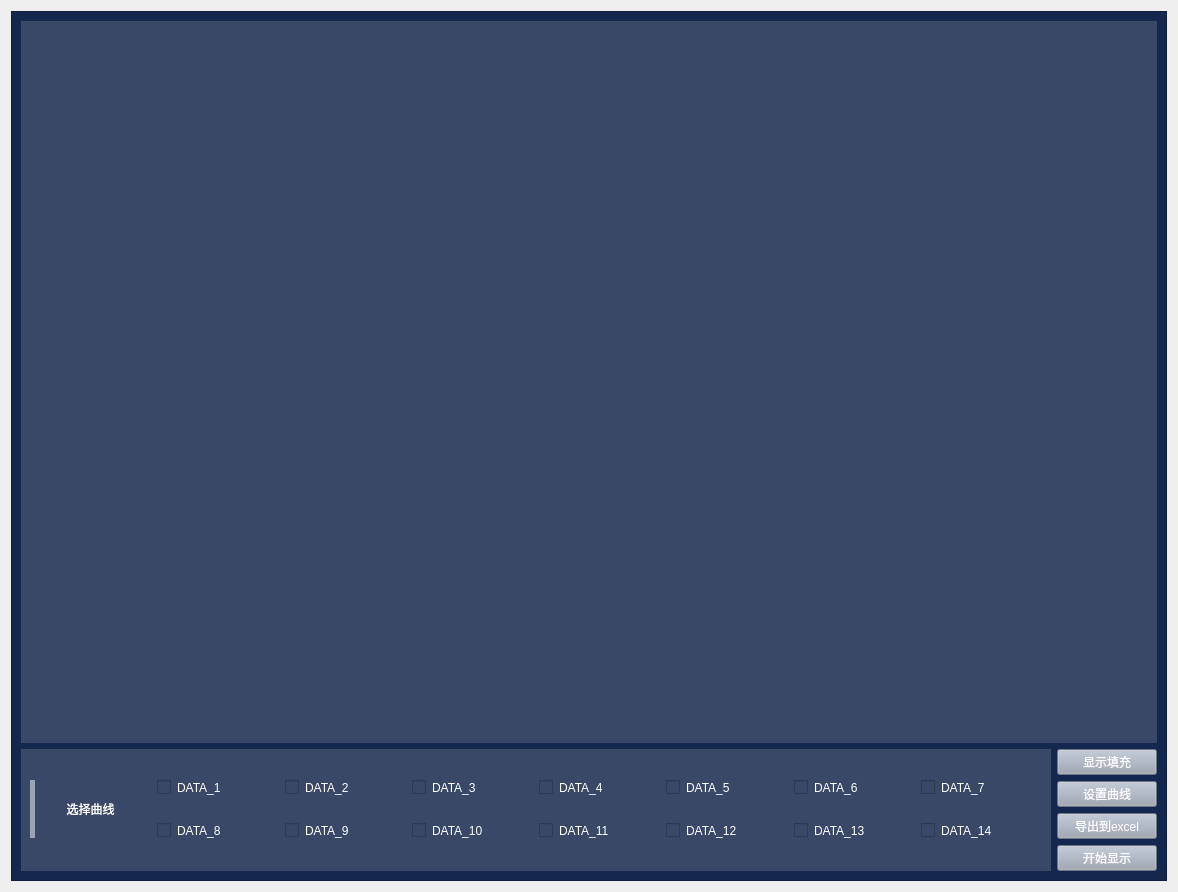
<?xml version="1.0" encoding="UTF-8"?>
<ui version="4.0">
 <class>WaveAnalysis</class>
 <widget class="QWidget" name="WaveAnalysis">
  <property name="geometry">
   <rect>
    <x>0</x>
    <y>0</y>
    <width>1178</width>
    <height>892</height>
   </rect>
  </property>
  <property name="windowTitle">
   <string>Form</string>
  </property>
  <layout class="QGridLayout" name="gridLayout_4">
   <item row="0" column="0">
    <widget class="QScrollArea" name="scrollArea">
     <property name="styleSheet">
      <string notr="true">background-color:#14274E;</string>
     </property>
     <property name="widgetResizable">
      <bool>true</bool>
     </property>
     <widget class="QWidget" name="scrollAreaWidgetContents">
      <property name="geometry">
       <rect>
        <x>0</x>
        <y>0</y>
        <width>1154</width>
        <height>868</height>
       </rect>
      </property>
      <layout class="QGridLayout" name="gridLayout_3">
       <item row="0" column="0" colspan="2">
        <widget class="QFrame" name="gridFrame">
         <property name="styleSheet">
          <string notr="true">background-color:#394867;
</string>
         </property>
         <layout class="QGridLayout" name="gridLayout">
          <item row="0" column="0">
           <widget class="QwtPlot" name="qwtPlot">
            <property name="styleSheet">
             <string notr="true">color:white;
font: 10pt &quot;微软雅黑&quot;;</string>
            </property>
           </widget>
          </item>
         </layout>
        </widget>
       </item>
       <item row="3" column="1">
        <widget class="QPushButton" name="btn_settingLine">
         <property name="styleSheet">
          <string notr="true">QPushButton{
background-color: #9BA4B4;
border-width: 3px;
font: 75 9pt &quot;微软雅黑&quot;;
color:white;
}
QPushButton:pressed{          
background-color: #F1F6F9;
border-style: inset;
color:black;
}
</string>
         </property>
         <property name="text">
          <string>设置曲线</string>
         </property>
        </widget>
       </item>
       <item row="4" column="1">
        <widget class="QPushButton" name="btn_exportToExcel">
         <property name="maximumSize">
          <size>
           <width>100</width>
           <height>16777215</height>
          </size>
         </property>
         <property name="styleSheet">
          <string notr="true">QPushButton{
background-color: #9BA4B4;
border-width: 3px;
font: 75 9pt &quot;微软雅黑&quot;;
color:white;
}
QPushButton:pressed{          
background-color: #F1F6F9;
border-style: inset;
color:black;
}
</string>
         </property>
         <property name="text">
          <string>导出到excel</string>
         </property>
        </widget>
       </item>
       <item row="2" column="0" rowspan="4">
        <widget class="QFrame" name="gridFrame">
         <property name="maximumSize">
          <size>
           <width>16777215</width>
           <height>200</height>
          </size>
         </property>
         <property name="styleSheet">
          <string notr="true">QFrame{
background-color:#394867;
}</string>
         </property>
         <layout class="QGridLayout" name="gridLayout_2">
          <item row="0" column="6">
           <widget class="QCheckBox" name="cb_DATA_6">
            <property name="styleSheet">
             <string notr="true">QCheckBox{
color: white;
font: 10pt &quot;微软雅黑&quot;;
background-color:#394867;
}
QCheckBox::indicator::checked {
   background-color:black;   /*设置选中状态*/
}</string>
            </property>
            <property name="text">
             <string>DATA_6</string>
            </property>
           </widget>
          </item>
          <item row="0" column="1">
           <widget class="QCheckBox" name="cb_DATA_1">
            <property name="styleSheet">
             <string notr="true">QCheckBox{
color: white;
font: 10pt &quot;微软雅黑&quot;;
background-color:#394867;
}
QCheckBox::indicator::checked {
   background-color:black;   /*设置选中状态*/
}</string>
            </property>
            <property name="text">
             <string>DATA_1</string>
            </property>
           </widget>
          </item>
          <item row="0" column="4">
           <widget class="QCheckBox" name="cb_DATA_4">
            <property name="styleSheet">
             <string notr="true">QCheckBox{
color: white;
font: 10pt &quot;微软雅黑&quot;;
background-color:#394867;
}
QCheckBox::indicator::checked {
   background-color:black;   /*设置选中状态*/
}</string>
            </property>
            <property name="text">
             <string>DATA_4</string>
            </property>
           </widget>
          </item>
          <item row="0" column="5">
           <widget class="QCheckBox" name="cb_DATA_5">
            <property name="styleSheet">
             <string notr="true">QCheckBox{
color: white;
font: 10pt &quot;微软雅黑&quot;;
background-color:#394867;
}
QCheckBox::indicator::checked {
   background-color:black;   /*设置选中状态*/
}</string>
            </property>
            <property name="text">
             <string>DATA_5</string>
            </property>
           </widget>
          </item>
          <item row="0" column="3">
           <widget class="QCheckBox" name="cb_DATA_3">
            <property name="styleSheet">
             <string notr="true">QCheckBox{
color: white;
font: 10pt &quot;微软雅黑&quot;;
background-color:#394867;
}
QCheckBox::indicator::checked {
   background-color:black;   /*设置选中状态*/
}</string>
            </property>
            <property name="text">
             <string>DATA_3</string>
            </property>
           </widget>
          </item>
          <item row="0" column="2">
           <widget class="QCheckBox" name="cb_DATA_2">
            <property name="styleSheet">
             <string notr="true">QCheckBox{
color: white;
font: 10pt &quot;微软雅黑&quot;;
background-color:#394867;
}
QCheckBox::indicator::checked {
   background-color:black;   /*设置选中状态*/
}</string>
            </property>
            <property name="text">
             <string>DATA_2</string>
            </property>
           </widget>
          </item>
          <item row="0" column="7">
           <widget class="QCheckBox" name="cb_DATA_7">
            <property name="styleSheet">
             <string notr="true">QCheckBox{
color: white;
font: 10pt &quot;微软雅黑&quot;;
background-color:#394867;
}
QCheckBox::indicator::checked {
   background-color:black;   /*设置选中状态*/
}</string>
            </property>
            <property name="text">
             <string>DATA_7</string>
            </property>
           </widget>
          </item>
          <item row="1" column="7">
           <widget class="QCheckBox" name="cb_DATA_14">
            <property name="styleSheet">
             <string notr="true">QCheckBox{
color: white;
font: 10pt &quot;微软雅黑&quot;;
background-color:#394867;
}
QCheckBox::indicator::checked {
   background-color:black;   /*设置选中状态*/
}</string>
            </property>
            <property name="text">
             <string>DATA_14</string>
            </property>
           </widget>
          </item>
          <item row="1" column="6">
           <widget class="QCheckBox" name="cb_DATA_13">
            <property name="styleSheet">
             <string notr="true">QCheckBox{
color: white;
font: 10pt &quot;微软雅黑&quot;;
background-color:#394867;
}
QCheckBox::indicator::checked {
   background-color:black;   /*设置选中状态*/
}</string>
            </property>
            <property name="text">
             <string>DATA_13</string>
            </property>
           </widget>
          </item>
          <item row="1" column="5">
           <widget class="QCheckBox" name="cb_DATA_12">
            <property name="styleSheet">
             <string notr="true">QCheckBox{
color: white;
font: 10pt &quot;微软雅黑&quot;;
background-color:#394867;
}
QCheckBox::indicator::checked {
   background-color:black;   /*设置选中状态*/
}</string>
            </property>
            <property name="text">
             <string>DATA_12</string>
            </property>
           </widget>
          </item>
          <item row="1" column="4">
           <widget class="QCheckBox" name="cb_DATA_11">
            <property name="styleSheet">
             <string notr="true">QCheckBox{
color: white;
font: 10pt &quot;微软雅黑&quot;;
background-color:#394867;
}
QCheckBox::indicator::checked {
   background-color:black;   /*设置选中状态*/
}</string>
            </property>
            <property name="text">
             <string>DATA_11</string>
            </property>
           </widget>
          </item>
          <item row="1" column="3">
           <widget class="QCheckBox" name="cb_DATA_10">
            <property name="styleSheet">
             <string notr="true">QCheckBox{
color: white;
font: 10pt &quot;微软雅黑&quot;;
background-color:#394867;
}
QCheckBox::indicator::checked {
   background-color:black;   /*设置选中状态*/
}</string>
            </property>
            <property name="text">
             <string>DATA_10</string>
            </property>
           </widget>
          </item>
          <item row="1" column="2">
           <widget class="QCheckBox" name="cb_DATA_9">
            <property name="styleSheet">
             <string notr="true">QCheckBox{
color: white;
font: 10pt &quot;微软雅黑&quot;;
background-color:#394867;
}
QCheckBox::indicator::checked {
   background-color:black;   /*设置选中状态*/
}</string>
            </property>
            <property name="text">
             <string>DATA_9</string>
            </property>
           </widget>
          </item>
          <item row="1" column="1">
           <widget class="QCheckBox" name="cb_DATA_8">
            <property name="styleSheet">
             <string notr="true">QCheckBox{
color: white;
font: 10pt &quot;微软雅黑&quot;;
background-color:#394867;
}
QCheckBox::indicator::checked {
   background-color:black;   /*设置选中状态*/
}</string>
            </property>
            <property name="text">
             <string>DATA_8</string>
            </property>
           </widget>
          </item>
          <item row="0" column="0" rowspan="2">
           <widget class="QLabel" name="label_2">
            <property name="styleSheet">
             <string notr="true">QLabel{font: 12pt &quot;微软雅黑&quot;;
color: rgb(255,255,255);
border-left: 5px solid #9BA4B4;
background-color: #394867;
}
</string>
            </property>
            <property name="text">
             <string>选择曲线</string>
            </property>
            <property name="alignment">
             <set>Qt::AlignCenter</set>
            </property>
           </widget>
          </item>
         </layout>
        </widget>
       </item>
       <item row="5" column="1">
        <widget class="QPushButton" name="btn_startOrStopShow">
         <property name="styleSheet">
          <string notr="true">QPushButton{
background-color: #9BA4B4;
border-width: 3px;
font: 75 9pt &quot;微软雅黑&quot;;
color:white;
}
QPushButton:pressed{          
background-color: #F1F6F9;
border-style: inset;
color:black;
}
</string>
         </property>
         <property name="text">
          <string>开始显示</string>
         </property>
        </widget>
       </item>
       <item row="2" column="1">
        <widget class="QPushButton" name="btn_showBrush">
         <property name="styleSheet">
          <string notr="true">QPushButton{
background-color: #9BA4B4;
border-width: 3px;
font: 75 9pt &quot;微软雅黑&quot;;
color:white;
}
QPushButton:pressed{          
background-color: #F1F6F9;
border-style: inset;
color:black;
}
</string>
         </property>
         <property name="text">
          <string>显示填充</string>
         </property>
         <property name="checkable">
          <bool>true</bool>
         </property>
        </widget>
       </item>
      </layout>
     </widget>
    </widget>
   </item>
  </layout>
 </widget>
 <customwidgets>
  <customwidget>
   <class>QwtPlot</class>
   <extends>QFrame</extends>
   <header>qwt_plot.h</header>
   <container>1</container>
  </customwidget>
 </customwidgets>
 <resources/>
 <connections/>
</ui>
